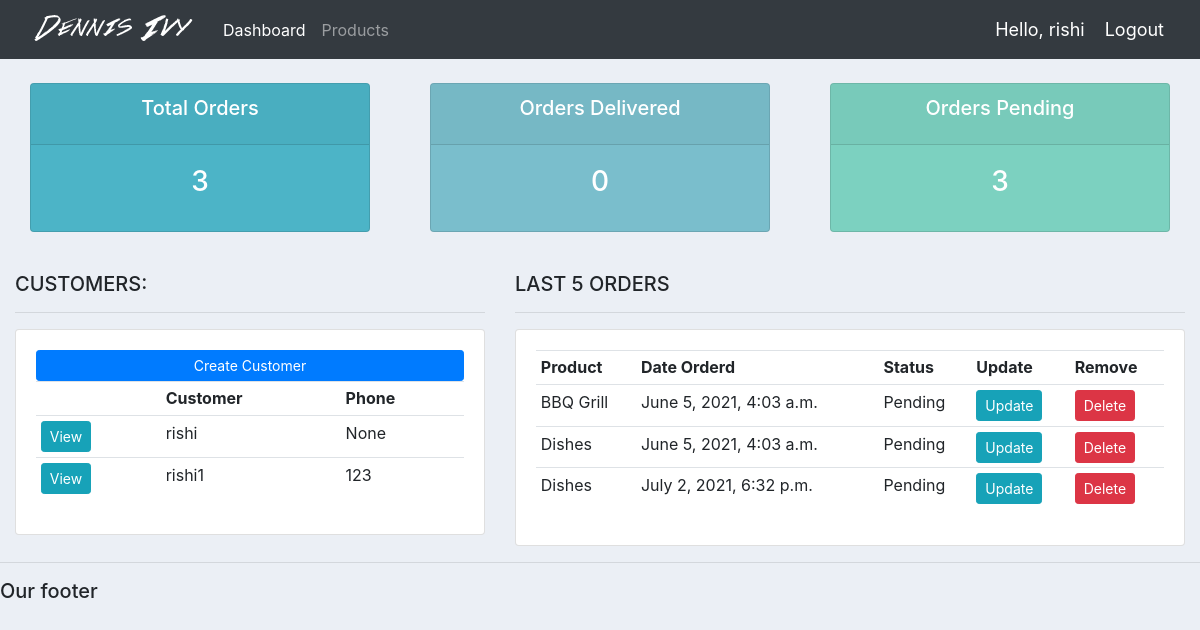
Page / (signed in) on the committed database.
### accounts/models.py (models this page shows, shortened)
class Customer(models.Model):
	user = models.OneToOneField(User, null=True, blank=True, on_delete=models.CASCADE)
	name = models.CharField(max_length=200, null=True)
	phone = models.CharField(max_length=200, null=True)
	email = models.CharField(max_length=200, null=True)
	profile_pic = models.ImageField(default="profile1.png", null=True, blank=True)
	date_created = models.DateTimeField(auto_now_add=True, null=True)

class Order(models.Model):
	STATUS = (
			('Pending', 'Pending'),
			('Out for delivery', 'Out for delivery'),
			('Delivered', 'Delivered'),
			)
	customer = models.ForeignKey(Customer, null=True, on_delete= models.SET_NULL)
	product = models.ForeignKey(Product, null=True, on_delete= models.SET_NULL)
	date_created = models.DateTimeField(auto_now_add=True, null=True)
	status = models.CharField(max_length=200, null=True, choices=STATUS)
	note = models.CharField(max_length=1000, null=True)

class Product(models.Model):
	CATEGORY = (
			('Indoor', 'Indoor'),
			('Out Door', 'Out Door'),
			)
	name = models.CharField(max_length=200, null=True)
	price = models.FloatField(null=True)
	category = models.CharField(max_length=200, null=True, choices=CATEGORY)
	description = models.CharField(max_length=200, null=True, blank=True)
	date_created = models.DateTimeField(auto_now_add=True, null=True)
	tags = models.ManyToManyField(Tag)
	def __str__(self):
		return self.name

### accounts/decorators.py (the view)
	def wrapper_function(request, *args, **kwargs):
		group = None
		if request.user.groups.exists():
			group = request.user.groups.all()[0].name
		if group == 'customer':
			return redirect('user-page')
		if group == 'admin':
			return view_func(request, *args, **kwargs)

### accounts/views.py (called while the page is built)
@login_required(login_url='login')
@admin_only
def home(request):
	orders = Order.objects.all()
	customers = Customer.objects.all()
	total_customers = customers.count()
	total_orders = orders.count()
	delivered = orders.filter(status='Delivered').count()
	pending = orders.filter(status='Pending').count()
	context = {'orders':orders, 'customers':customers,
	'total_orders':total_orders,'delivered':delivered,
	'pending':pending }
	return render(request, 'accounts/dashboard.html', context)

### accounts/templates/accounts/dashboard.html
{%  extends 'accounts/main.html' %}
{% block content %}
{%  include 'accounts/status.html' %}
<br>
<div class="row">
	<div class="col-md-5">
		<h5>CUSTOMERS:</h5>
		<hr>
		<div class="card card-body">
			<a class="btn btn-primary  btn-sm btn-block" href="">Create Customer</a>
			<table class="table table-sm">
				<tr>
					<th></th>
					<th>Customer</th>
					<th>Phone</th>
				</tr>
				{% for customer in customers %}
					<tr>
						<td><a class="btn btn-sm btn-info" href="{% url 'customer' customer.id %}">View</a></td>
						<td>{{customer.name}}</td>
						<td>{{customer.phone}}</td>
					</tr>
				{% endfor %}
			</table>
		</div>
	</div>
	<div class="col-md-7">
		<h5>LAST 5 ORDERS</h5>
		<hr>
		<div class="card card-body">
			<table class="table table-sm">
				<tr>
					<th>Product</th>
					<th>Date Orderd</th>
					<th>Status</th>
					<th>Update</th>
					<th>Remove</th>
				</tr>
				{% for order in orders %}
					<tr>
						<td>{{order.product}}</td>
						<td>{{order.date_created}}</td>
						<td>{{order.status}}</td>
						<td><a class="btn btn-sm btn-info" href="{% url 'update_order' order.id %}">Update</a></td>
						<td><a class="btn btn-sm btn-danger" href="{% url 'delete_order' order.id %}">Delete</a></td>
					</tr>
				{% endfor %}
			</table>
		</div>
	</div>
</div>
{% endblock %}

### accounts/templates/accounts/main.html (shortened to what this page needs)
{% load static %}
<!DOCTYPE html>
<html>
<head>
	<link rel="stylesheet" href="https://stackpath.bootstrapcdn.com/bootstrap/4.3.1/css/bootstrap.min.css">
	<link rel="stylesheet" type="text/css" href="{% static '/css/main.css' %}">
</head>
<body>
	{%  include 'accounts/navbar.html' %}
	<div class="container-fluid">
	{% block content %}
	{% endblock %}
    </div>
	<hr>
	<h5>Our footer</h5>
</body>
</html>

### accounts/templates/accounts/navbar.html (shortened to what this page needs)
{% load static %}
<nav class="navbar navbar-expand-lg navbar-dark bg-dark">
 <img src="{% static 'images/logo.png' %}">
  <div class="collapse navbar-collapse" id="navbarNav">
    <ul class="navbar-nav">
      {% if request.user.is_staff %}
      <li class="nav-item active">
        <a class="nav-link" href="{% url 'home' %}">Dashboard</a>
      </li>
      <li class="nav-item">
        <a class="nav-link" href="{% url 'products' %}">Products</a>
      </li>
      {% endif %}
    </ul>
  </div>
  <span class="hello-msg">Hello, {{request.user}}</span>
  <span ><a  class="hello-msg" href="{% url 'logout' %}">Logout</a></span>
</nav>

### accounts/templates/accounts/status.html
<br>
<div class="row">
	<div class="col">
		<div class="col-md">
			<div class="card text-center text-white  mb-3" id="total-orders">
			  	<div class="card-header">
			  		<h5 class="card-title">Total Orders</h5>
			  	</div>
			  	<div class="card-body">
			    	<h3 class="card-title">{{total_orders}}</h3>
			  	</div>
			</div>
		</div>
	</div>
	<div class="col">
		<div class="col-md">
			<div class="card text-center text-white  mb-3" id="orders-delivered">
			  	<div class="card-header">
			  		<h5 class="card-title">Orders Delivered</h5>
			  	</div>
			  	<div class="card-body">
			    	<h3 class="card-title">{{delivered}}</h3>
			  	</div>
			</div>
		</div>
	</div>
	<div class="col">
		<div class="col-md">
			<div class="card text-center text-white  mb-3" id="orders-pending">
			  	<div class="card-header">
			  		<h5 class="card-title">Orders Pending</h5>
			  	</div>
			  	<div class="card-body">
			    	<h3 class="card-title">{{pending}}</h3>
			  	</div>
			</div>
		</div>
	</div>
</div>

### static/css/main.css (style rules this page uses)
body { background-color: #ebeff5; }
#total-orders { background-color: #4cb4c7; }
#orders-delivered { background-color: #7abecc; }
#orders-pending { background-color: #7CD1C0; }

### accounts/templates/accounts/navbar.html (style rules this page uses)
.hello-msg { font-size: 18px; color: #fff; margin-right: 20px; }

### rows in the picture
Customer: name "rishi", phone "None"
Customer: name "rishi1", phone "123"
Order: product "BBQ Grill", date_created "June 5, 2021, 4:03 a.m.", status "Pending"
Order: product "Dishes", date_created "June 5, 2021, 4:03 a.m.", status "Pending"
Order: product "Dishes", date_created "July 2, 2021, 6:32 p.m.", status "Pending"

### other values in the picture
{{ request.user }} "rishi"
{{ total_orders }} "3"
{{ delivered }} "0"
{{ pending }} "3"
